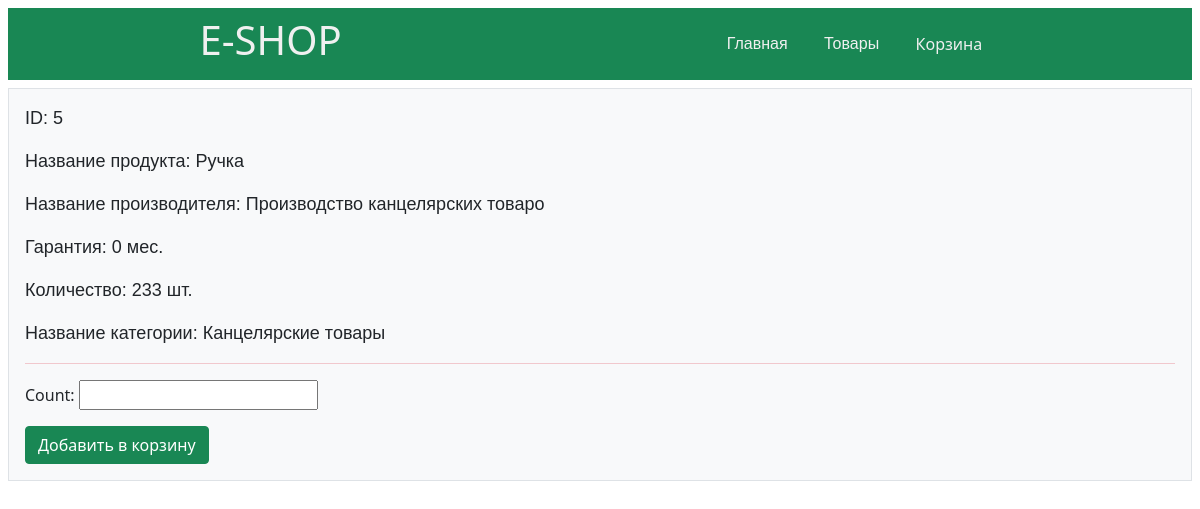
The app's page /products/5/ with its own data.
### catalog/models.py (models this page shows, shortened)
class Product(models.Model):
    product_name = models.CharField(max_length=64, verbose_name='Название продукта')
    manufacturer_name = models.ForeignKey(Manufacturer, on_delete=models.CASCADE, verbose_name='Название производителя')
    guaranty = models.PositiveIntegerField(verbose_name='Гарантия')
    count = models.PositiveIntegerField(verbose_name='Количество')
    category_name = models.ForeignKey(Category, on_delete=models.CASCADE, verbose_name='Название категории')
    class Meta:
        ordering = ('product_name',)
        verbose_name = 'Продукт'
        verbose_name_plural = 'Продукты'

class Manufacturer(models.Model):
    manufacturer_name = models.CharField(max_length=32, verbose_name='Название производителя')
    address = models.CharField(max_length=124, verbose_name='Адрес производителя')
    phone = models.PositiveIntegerField(verbose_name='Номер телефона')
    country_name = models.ForeignKey(Country, on_delete=models.CASCADE, verbose_name='Страна')
    class Meta:
        verbose_name = 'Производитель'
        verbose_name_plural = 'Производители'
    def __str__(self):
        return self.manufacturer_name

class Category(models.Model):
    category_name = models.CharField(max_length=124, verbose_name='Название категории')
    class Meta:
        ordering = ('category_name',)
        verbose_name = 'Категория'
        verbose_name_plural = 'Категорий'
    def __str__(self):
        return self.category_name

### catalog/views.py (the view)
# urls.py: path('<int:product_id>/', product_details_view, name='detail'),
def product_details_view(request, product_id):
    prod = get_object_or_404(Product, id=product_id)
    cart = Cart(request)
    if request.method == 'POST':
        form = Product2CartForm(request.POST)
        if form.is_valid():
            cart[str(product_id)] = form.cleaned_data['count']
            form = Product2CartForm()
    else:
        form = Product2CartForm()
    if str(product_id) in cart.session['cart'].keys():
        in_cart = f'Добавлено в корзину {cart[str(product_id)]} шт.'
    else:
        in_cart = None
    context = {'product': prod,  # product = prod
               'form': form,
               'in_cart': in_cart}
    return render(request, 'catalog/product_details.html', context)

### catalog/forms.py
class Product2CartForm(forms.Form):
    count = forms.IntegerField(min_value=1)

### catalog/templates/catalog/product_details.html (shortened to what this page needs)
{% extends 'root.html' %}
{% block content %}
    <p class="fs-16 font-sans-serif">ID: {{ product.pk }}</p>
    <p class="fs-16 font-sans-serif">Название продукта: {{ product.product_name }}</p>
    <p class="fs-16 font-sans-serif">Название производителя: {{ product.manufacturer_name }}</p>
    <p class="fs-16 font-sans-serif">Гарантия: {{ product.guaranty }} мес.</p>
    <p class="fs-16 font-sans-serif">Количество: {{ product.count }} шт.</p>
    <p class="fs-16 font-sans-serif">Название категории: {{ product.category_name }}</p>
    <hr class="bg-danger">
    <form action="." method="post" class="form">
        {{ form.as_p }}
        <input class="btn btn-success" type="submit" value="Добавить в корзину"/>
    </form>
{% endblock %}

### templates/root.html (style rules this page uses)
.fs-16 { font-size: 18px; }
.font-sans-serif { font-family: sans-serif; }

### records on screen
Product: pk "5", product_name "Ручка", manufacturer_name "Производство канцелярских товаро", guaranty "0", count "233", category_name "Канцелярские товары"
